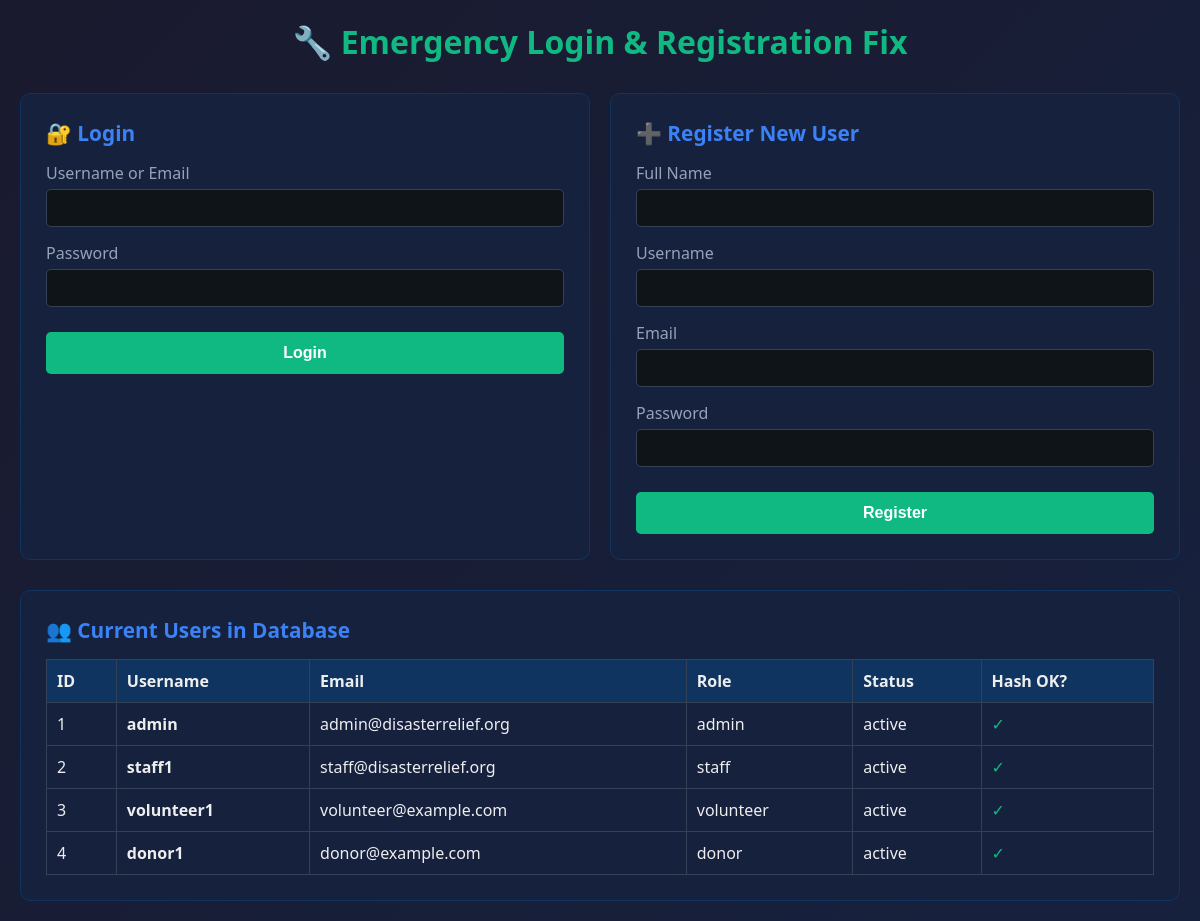
Page /BEST/emergency_login.php on the committed database.
### tables this page shows
CREATE TABLE users (
    user_id INT AUTO_INCREMENT PRIMARY KEY,
    username VARCHAR(50) UNIQUE NOT NULL,
    email VARCHAR(100) UNIQUE NOT NULL,
    password_hash VARCHAR(255) NOT NULL,
    full_name VARCHAR(100) NOT NULL,
    phone VARCHAR(20),
    role ENUM('admin', 'staff', 'volunteer', 'donor') NOT NULL DEFAULT 'donor',
    status ENUM('active', 'inactive', 'suspended') NOT NULL DEFAULT 'active',
    created_at TIMESTAMP DEFAULT CURRENT_TIMESTAMP,
    last_login TIMESTAMP NULL,
    INDEX idx_email (email),
    INDEX idx_role (role),
    INDEX idx_status (status)
);

### BEST/config/Database.php (called while the page is built, shortened)
<?php
class Database {
    private static $instance = null;
    private $connection;
    private function __construct() {
        try {
            $dsn = "mysql:host=" . DB_HOST . ";dbname=" . DB_NAME . ";charset=" . DB_CHARSET;
            $options = [
                PDO::ATTR_ERRMODE            => PDO::ERRMODE_EXCEPTION,
                PDO::ATTR_DEFAULT_FETCH_MODE => PDO::FETCH_ASSOC,
                PDO::ATTR_EMULATE_PREPARES   => false,
                PDO::ATTR_PERSISTENT         => false
            ];
            $this->connection = new PDO($dsn, DB_USER, DB_PASS, $options);
        } catch (PDOException $e) {
            try {
                $pdo = new PDO("mysql:host=" . DB_HOST, DB_USER, DB_PASS, $options);
                $pdo->exec("CREATE DATABASE IF NOT EXISTS " . DB_NAME);
                $pdo = null;
                $this->connection = new PDO($dsn, DB_USER, DB_PASS, $options);
                $this->importSchema();
            } catch (PDOException $e2) {
                error_log("Database Connection Error: " . $e2->getMessage());
                die("Database connection failed. Please check your configuration.");
            }
        }
    }
    public static function getInstance() {
        if (self::$instance === null) {
            self::$instance = new self();
        }
        return self::$instance;
    }
    public function execute($query, $params = []) {
        try {
            $stmt = $this->connection->prepare($query);
            $stmt->execute($params);
            return $stmt;
        } catch (PDOException $e) {
            error_log("Query Execution Error: " . $e->getMessage());
            throw $e;
        }
    }
    public function fetchAll($query, $params = []) {
        $stmt = $this->execute($query, $params);
        return $stmt->fetchAll();
    }
}

### BEST/emergency_login.php (the view, shortened to what this page needs)
<?php
require_once __DIR__ . '/config/Database.php';
?>
<!DOCTYPE html>
<html lang="en">
<head>
</head>
<body>
    <div class="container">
        <h1>🔧 Emergency Login & Registration Fix</h1>
        <div class="grid">
            <div class="box">
                <h2>🔐 Login</h2>
                <form method="POST">
                    <div class="form-group">
                        <label>Username or Email</label>
                        <input type="text" name="username" required>
                    </div>
                    <div class="form-group">
                        <label>Password</label>
                        <input type="password" name="password" required>
                    </div>
                    <button type="submit" name="login">Login</button>
                </form>
            </div>
            <div class="box">
                <h2>➕ Register New User</h2>
                <form method="POST">
                    <div class="form-group">
                        <label>Full Name</label>
                        <input type="text" name="reg_fullname" required>
                    </div>
                    <div class="form-group">
                        <label>Username</label>
                        <input type="text" name="reg_username" required minlength="3">
                    </div>
                    <div class="form-group">
                        <label>Email</label>
                        <input type="email" name="reg_email" required>
                    </div>
                    <div class="form-group">
                        <label>Password</label>
                        <input type="password" name="reg_password" required minlength="6">
                    </div>
                    <button type="submit" name="register">Register</button>
                </form>
            </div>
        </div>
        <div class="box">
            <h2>👥 Current Users in Database</h2>
            <?php
            try {
                $db = Database::getInstance();
                $users = $db->fetchAll("SELECT user_id, username, email, role, status, LENGTH(password_hash) as hash_len FROM users");
                if (empty($users)) {
                    echo "<p style='color: #f59e0b;'>⚠️ No users found. Register a new user above.</p>";
                } else {
                    echo "<table style='width: 100%; border-collapse: collapse; margin-top: 15px;'>";
                    echo "<tr style='background: #0f3460;'>";
                    echo "<th style='padding: 10px; text-align: left; border: 1px solid #334155;'>ID</th>";
                    echo "<th style='padding: 10px; text-align: left; border: 1px solid #334155;'>Username</th>";
                    echo "<th style='padding: 10px; text-align: left; border: 1px solid #334155;'>Email</th>";
                    echo "<th style='padding: 10px; text-align: left; border: 1px solid #334155;'>Role</th>";
                    echo "<th style='padding: 10px; text-align: left; border: 1px solid #334155;'>Status</th>";
                    echo "<th style='padding: 10px; text-align: left; border: 1px solid #334155;'>Hash OK?</th>";
                    echo "</tr>";
                    foreach ($users as $user) {
                        $hashOk = ($user['hash_len'] == 60);
                        echo "<tr>";
                        echo "<td style='padding: 10px; border: 1px solid #334155;'>{$user['user_id']}</td>";
                        echo "<td style='padding: 10px; border: 1px solid #334155;'><strong>{$user['username']}</strong></td>";
                        echo "<td style='padding: 10px; border: 1px solid #334155;'>{$user['email']}</td>";
                        echo "<td style='padding: 10px; border: 1px solid #334155;'>{$user['role']}</td>";
                        echo "<td style='padding: 10px; border: 1px solid #334155;'>{$user['status']}</td>";
                        echo "<td style='padding: 10px; border: 1px solid #334155;'>" . ($hashOk ? "<span style='color: #10b981;'>✓</span>" : "<span style='color: #ef4444;'>✗</span>") . "</td>";
                        echo "</tr>";
                    }
                    echo "</table>";
                }
            } catch (Exception $e) {
                echo "<p style='color: #ef4444;'>Error: " . $e->getMessage() . "</p>";
            }
            ?>
        </div>
    </div>
</body>
</html>

### BEST/emergency_login.php (style rules this page uses)
* { margin: 0; padding: 0; box-sizing: border-box; }
body { font-family: 'Segoe UI', Tahoma, Geneva, Verdana, sans-serif; background: linear-gradient(135deg, #1a1a2e 0%, #16213e 100%); color: #eee; min-height: 100vh; padding: 20px; }
.container { max-width: 1200px; margin: 0 auto; }
h1 { color: #10b981; margin-bottom: 30px; text-align: center; }
.grid { display: grid; grid-template-columns: 1fr 1fr; gap: 20px; margin-bottom: 30px; }
.box { background: #16213e; padding: 25px; border-radius: 10px; border: 1px solid #0f3460; }
h2 { color: #3b82f6; margin-bottom: 15px; font-size: 1.3rem; }
.form-group { margin-bottom: 15px; }
label { display: block; margin-bottom: 5px; color: #94a3b8; }
input { width: 100%; padding: 10px; background: #0f1419; border: 1px solid #334155; border-radius: 5px; color: #fff; font-size: 14px; }
button { width: 100%; padding: 12px; background: #10b981; color: white; border: none; border-radius: 5px; cursor: pointer; font-size: 16px; font-weight: 600; margin-top: 10px; }

### rows in the picture
users: user_id "1", username "admin", email "admin@disasterrelief.org", role "admin", status "active"
users: user_id "2", username "staff1", email "staff@disasterrelief.org", role "staff", status "active"
users: user_id "3", username "volunteer1", email "volunteer@example.com", role "volunteer", status "active"
users: user_id "4", username "donor1", email "donor@example.com", role "donor", status "active"
